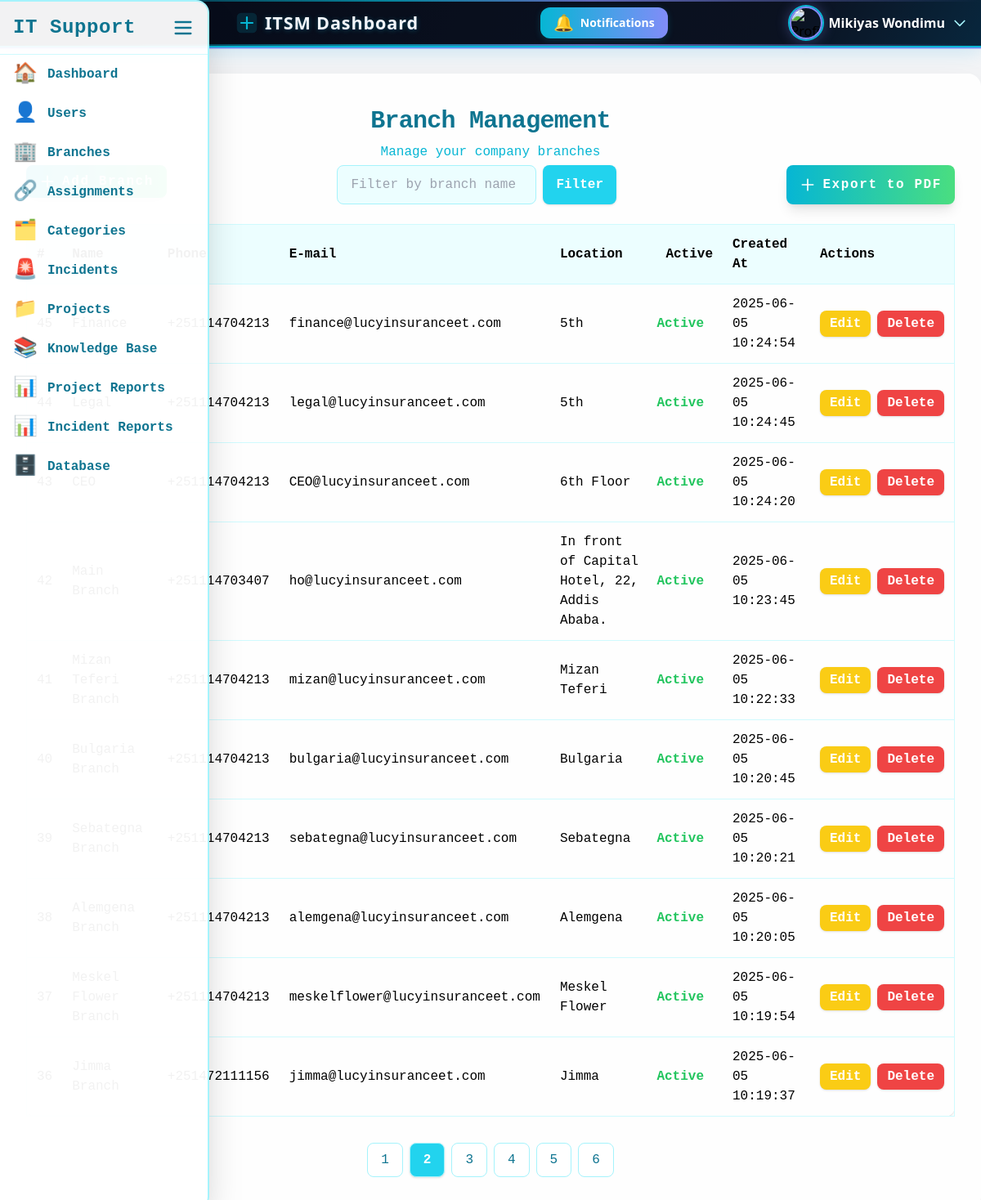
The page /admin/branches.php?page=2 (signed in) on the database its author committed.
### tables this page shows
CREATE TABLE `users` (
  `id` int(11) NOT NULL,
  `name` varchar(100) DEFAULT NULL,
  `email` varchar(100) DEFAULT NULL,
  `password` varchar(255) DEFAULT NULL,
  `role` enum('admin','staff','user') NOT NULL,
  `job_position` varchar(255) DEFAULT NULL,
  `created_at` timestamp NOT NULL DEFAULT current_timestamp(),
  `force_password_change` tinyint(1) DEFAULT 1,
  `branch_id` int(11) DEFAULT NULL,
  `profile_picture` varchar(255) DEFAULT NULL,
  `is_active` tinyint(1) NOT NULL DEFAULT 1
);

CREATE TABLE `branches` (
  `id` int(11) NOT NULL,
  `name` varchar(100) NOT NULL,
  `phone` varchar(100) DEFAULT NULL,
  `email` varchar(100) DEFAULT NULL,
  `location` varchar(255) DEFAULT NULL,
  `created_at` timestamp NOT NULL DEFAULT current_timestamp(),
  `is_active` tinyint(1) NOT NULL DEFAULT 1
);

### admin/branches.php (the view, shortened to what this page needs)
<?php
require_once '../config/db.php';
$limit = 10;
$page = $_GET['page'] ?? 1;
$offset = ($page - 1) * $limit;
$stmt = $pdo->prepare("SELECT * FROM branches ORDER BY created_at DESC LIMIT :limit OFFSET :offset");
$stmt->bindValue(':limit', $limit, PDO::PARAM_INT);
$stmt->bindValue(':offset', $offset, PDO::PARAM_INT);
$stmt->execute();
$branches = $stmt->fetchAll();
?>
<!DOCTYPE html>
<html lang="en">
<head>
  <script src="https://cdn.tailwindcss.com"></script>
</head>
<body class="bg-gray-100">
    <?php include '../includes/sidebar.php'; ?>
    <?php include '../header.php'; ?>
  <div class="max-w-7xl ms-auto bg-white bg-opacity-95 rounded-2xl shadow-2xl px-8 py-10 fade-in tech-border glow mt-8">
    <h1 class="text-3xl font-extrabold text-center text-cyan-700 mb-2 tracking-tight font-mono">Branch Management</h1>
    <p class="text-center text-cyan-500 mb-1 font-mono">Manage your company branches</p>
      <div class="flex justify-between align-center">
        <div class="mb-8 flex justify-end">
          <button id="open-branch-modal"
            class="flex items-center gap-2 px-4 py-2 bg-gradient-to-r from-cyan-500 to-green-400 hover:from-green-400 hover:to-cyan-500 text-white font-bold rounded-lg shadow-lg transition duration-300 font-mono tracking-widest">
          </button>
        </div>
          <form method="GET" class="mb-6 flex justify-end gap-2 font-mono">
            <input
              type="text"
              name="filter_name"
              value="<?= isset($_GET['filter_name']) ? htmlspecialchars($_GET['filter_name']) : '' ?>"
              placeholder="Filter by branch name"
              class="px-4 py-2 rounded-lg border border-cyan-200 bg-cyan-50 text-cyan-900 focus:ring-2 focus:ring-cyan-300 focus:outline-none transition duration-200"
              autocomplete="off"
            >
            <button
              type="submit"
              class="px-4 py-2 bg-cyan-400 hover:bg-cyan-500 text-white font-bold rounded-lg shadow transition"
            >Filter</button>
          </form>
          <?php
            $where = '';
            $stmt = $pdo->prepare("SELECT * FROM branches $where ORDER BY created_at DESC LIMIT :limit OFFSET :offset");
            $stmt->bindValue(':limit', $limit, PDO::PARAM_INT);
            $stmt->bindValue(':offset', $offset, PDO::PARAM_INT);
            $stmt->execute();
            $branches = $stmt->fetchAll();
            $countStmt = $pdo->prepare("SELECT COUNT(*) FROM branches $where");
            $countStmt->execute();
            $total = $countStmt->fetchColumn();
            $totalPages = ceil($total / $limit);
          ?>
        <div class="mb-6 flex justify-end">
        <button id="export-pdf-btn"
        class="flex items-center gap-2 px-4 py-2 bg-gradient-to-r from-cyan-500 to-green-400 hover:from-green-400 hover:to-cyan-500 text-white font-bold rounded-lg shadow-lg transition duration-300 font-mono tracking-widest">
        <svg xmlns="http://www.w3.org/2000/svg" class="h-5 w-5" fill="none" viewBox="0 0 24 24" stroke="currentColor">
        <path stroke-linecap="round" stroke-linejoin="round" stroke-width="2" d="M12 4v16m8-8H4" />
        </svg>
        Export to PDF
        </button>
        </div>
      </div>
    <div class="overflow-x-auto">
      <table class="w-full text-left border border-cyan-100 rounded-xl shadow font-mono">
        <thead class="bg-cyan-50">
          <tr>
            <th class="p-3">#</th>
            <th class="p-3">Name</th>
            <th class="p-3">Phone</th>
            <th class="p-3">E-mail</th>
            <th class="p-3">Location</th>
            <th class="p-3">Active</th>
            <th class="p-3">Created At</th>
            <th class="p-3">Actions</th>
          </tr>
        </thead>
        <tbody>
          <?php foreach ($branches as $branch): ?>
            <tr class="border-t border-cyan-100 hover:bg-cyan-50 transition">
              <td class="p-3"><?= htmlspecialchars($branch['id']) ?></td>
              <td class="p-3"><?= htmlspecialchars($branch['name']) ?></td>
              <td class="p-3"><?= htmlspecialchars($branch['phone']) ?></td>
              <td class="p-3"><?= htmlspecialchars($branch['email']) ?></td>
              <td class="p-3"><?= htmlspecialchars($branch['location']) ?></td>
              <?php
              if ($branch['is_active'] == 1) {
                $active = true;
                $activeStyle= 'text-green-500 font-bold rounded-full';
              } else {
                $active = false;
                $activeStyle= 'text-red-500 rounded-full';
              }
              ?>
              <td class="<?= $activeStyle ?>">
                <span><?= htmlspecialchars($active ? 'Active' : 'Inactive') ?></span>
              </td>
              <td class="p-3"><?= htmlspecialchars($branch['created_at']) ?></td>
              <td class="p-3">
                <div class="flex gap-2">
                  <a href="edit_branch.php?id=<?= $branch['id'] ?>"
                    class="bg-yellow-400 hover:bg-yellow-500 text-white px-3 py-1 rounded-lg font-semibold shadow transition">Edit</a>
                  <form action="handlers/delete_branch.php" method="POST" class="inline-block">
                    <button type="submit"
                      class="bg-red-500 hover:bg-red-600 text-white px-3 py-1 rounded-lg font-semibold shadow transition"
                      onclick="return confirm('Are you sure?')">Delete</button>
                  </form>
                </div>
              </td>
            </tr>
          <?php endforeach; ?>
        </tbody>
      </table>
    </div>
    <div class="mt-8 flex justify-center gap-2 font-mono">
      <?php for ($i = 1; $i <= $totalPages; $i++): ?>
        <a href="?page=<?= $i ?>"
          class="px-4 py-2 rounded-lg border border-cyan-200 <?= $i == $page ? 'bg-cyan-400 text-white font-bold shadow' : 'bg-white text-cyan-700 hover:bg-cyan-50' ?> transition">
          <?= $i ?>
        </a>
      <?php endfor; ?>
    </div>
  </div>
</body>
</html>

### header.php (shortened to what this page needs)
<?php
include 'config/db.php';
$user_id = $_SESSION['user_id'];
$stmt = $pdo->prepare("SELECT * FROM users WHERE id = ?");
$stmt->execute([$user_id]);
$user = $stmt->fetch(PDO::FETCH_ASSOC);
if (isset($user['profile_picture']) && !empty($user['profile_picture'])) {
  $user['profile_image'] = '../uploads/' . $user['profile_picture'];
} else {
  $user['profile_image'] = '../uploads/default_avatar.png';
}
?>
<header id="header" class="header-animated-bg shadow-md px-4 pl-72 flex justify-between items-center relative overflow-visible" style="min-height:54px;height:58px;">
  <h1 class="header-title">
    <svg width="28" height="28" fill="none" viewBox="0 0 32 32">
      <rect x="2" y="2" width="28" height="28" rx="6" fill="#06b6d4" opacity="0.15"/>
      <path d="M8 16h16M16 8v16" stroke="#06b6d4" stroke-width="2.5" stroke-linecap="round"/>
    </svg>
    ITSM Dashboard
  </h1>
  <div class="relative inline-block text-left">
    <button id="notifBtn" class="relative flex items-center gap-2 px-4 py-1 text-sm tech-btn shadow-lg focus:outline-none transition-all duration-300" style="min-height:36px;height:38px;">
      <span id="notifBell" class="text-xl notif-pulse transition-transform duration-300">🔔</span>
      <span class="hidden md:inline">Notifications</span>
    </button>
  </div>
  <div class="relative inline-block text-left">
    <button id="profileDropdownBtn" class="flex items-center gap-2 focus:outline-none group">
      <img src="<?= $user['profile_image'] ?>" alt="Profile" class="w-10 h-10 rounded-full object-cover profile-glow transition-all duration-300">
      <span class="md:inline text-white text-base font-semibold group-hover:text-cyan-200 transition-colors"><?= htmlspecialchars($user['name'] ?? 'Profile') ?></span>
      <svg class="w-5 h-5 text-cyan-200 group-hover:text-cyan-400 transition-colors" fill="none" stroke="currentColor" viewBox="0 0 24 24">
        <path stroke-linecap="round" stroke-linejoin="round" stroke-width="2" d="M19 9l-7 7-7-7" />
      </svg>
    </button>
  </div>
</header>

### header.php (style rules this page uses)
.header-animated-bg { background: rgba(30, 41, 59, 0.82); background-image: linear-gradient(120deg, #0f172a 0%, #1e293b 40%, #06b6d4 70%, #818cf8 100%); background-blend-mode: overlay; background-size: 200% 200%; animation: gradientMove 8s linear infinite; border-bottom: 2px solid #06b6d4; box-shadow: 0 4px 24px 0 #0ea5e933, 0 1.5px 0 #818cf8; position: relative; overflow: visible; backdrop-filter: blur(16px) saturate(180%); -webkit-backdrop-filter: blur(16px) saturate(180%); min-height: 54px; height: 58px; padding-top: 0.25rem !important; padding-bottom: 0.25rem !important; }
.header-animated-bg::before, .header-animated-bg::after { content: ''; position: absolute; left: 0; right: 0; height: 2px; background: linear-gradient(90deg, transparent, #06b6d4 40%, #818cf8 60%, transparent); opacity: 0.7; pointer-events: none; z-index: 1; }
.header-animated-bg::before { top: 0; }
.header-animated-bg::after { bottom: 0; }
.profile-glow { box-shadow: 0 0 0 2px #06b6d4, 0 0 16px 2px #818cf855; transition: box-shadow 0.3s, border-color 0.3s; border: 2.5px solid #818cf8; }
.notif-pulse { animation: notifPulse 1.2s cubic-bezier(.4,0,.2,1) infinite; }
.tech-btn { background: linear-gradient(90deg, #06b6d4 0%, #818cf8 100%); color: #fff; font-weight: 600; border-radius: 0.75rem; box-shadow: 0 2px 8px #06b6d433; transition: background 0.3s, box-shadow 0.3s; padding-top: 0.25rem; padding-bottom: 0.25rem; min-height: 36px; height: 38px; }
.header-title { font-family: 'Segoe UI', Arial, sans-serif; font-size: 1.35rem; font-weight: 700; letter-spacing: 0.04em; color: #f1f5f9; text-shadow: 0 1px 6px #06b6d455, 0 1px 0 #818cf822; display: flex; align-items: center; gap: 0.5rem; animation: none; line-height: 1.1; }

### rows shown on the page
users: name "Mikiyas Wondimu"
branches: phone "+251114704213", email "finance@lucyinsuranceet.com", location "5th", is_active "Active", created_at "2025-06-05 10:24:54"
branches: phone "+251114704213", email "legal@lucyinsuranceet.com", location "5th", is_active "Active", created_at "2025-06-05 10:24:45"
branches: phone "+251114704213", email "CEO@lucyinsuranceet.com", location "6th Floor", is_active "Active", created_at "2025-06-05 10:24:20"
branches: phone "+251114703407", email "ho@lucyinsuranceet.com", location "In front of Capital Hotel, 22, Addis Ababa.", is_active "Active", created_at "2025-06-05 10:23:45"
branches: phone "+251114704213", email "mizan@lucyinsuranceet.com", location "Mizan Teferi", is_active "Active", created_at "2025-06-05 10:22:33"
branches: phone "+251114704213", email "bulgaria@lucyinsuranceet.com", location "Bulgaria", is_active "Active", created_at "2025-06-05 10:20:45"
branches: phone "+251114704213", email "sebategna@lucyinsuranceet.com", location "Sebategna", is_active "Active", created_at "2025-06-05 10:20:21"
branches: phone "+251114704213", email "alemgena@lucyinsuranceet.com", location "Alemgena", is_active "Active", created_at "2025-06-05 10:20:05"
branches: phone "+251114704213", email "meskelflower@lucyinsuranceet.com", location "Meskel Flower", is_active "Active", created_at "2025-06-05 10:19:54"
branches: phone "+251472111156", email "jimma@lucyinsuranceet.com", location "Jimma", is_active "Active", created_at "2025-06-05 10:19:37"
